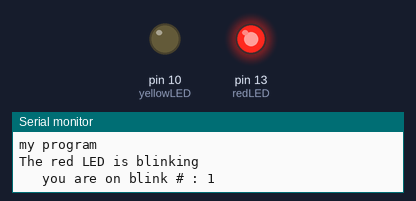
This sketch was run on a simulated Arduino Uno, built with avr-gcc and run on an emulated ATmega328P. Parts: output pins drawn as LEDs (lit = HIGH), the last lines printed to the serial monitor.

Above: at 0.13 s.
At 3.13 s:
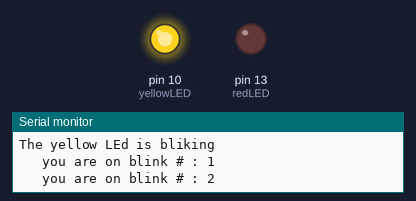
At 5.89 s:
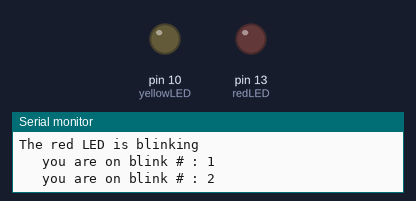
Timing chart, 0 to 6.5 s (numbered marks = the images above):
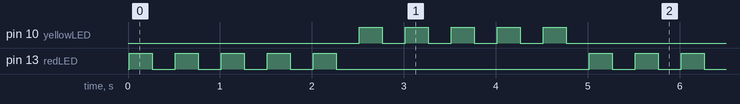

Measured:
- by itself, pin 10 (yellowLED), pin 13 (redLED): repeats every 5.0 s: 4 × (LOW 0.25 s, HIGH 0.25 s), LOW 2.8 s, HIGH 0.25 s
- by itself, everything shown: repeats every 5.0 s, in 20 steps

The sketch:

working-with-strings-in-arduino.ino
```cpp
/*
 * Jerushan Sritharan
 * 2021.07.29
 * Arduino lesson - 05 : Working with strings in Arduino
 */

int redLED = 13;                                  // Declare redLED pin an int , and set to pin 13
int yellowLED = 10;                               // Declare yellowLED pin an int . and set to pin 10
int redLEDontime = 250;                           // Declare redLED on time an int and set to 250 mseconds
int redLEDofftime = 250;                          // Declare redLEd off time an int and set to 250 mseconds
int yellowLEDontime = 250;                        // Declare yellow LED on time an int and set to 250 mseconds
int yellowLEDofftime = 250;                       // Declare yellow LED off time an int and set to 250 mseconds
int numredLED = 5;                                // Number of time to red LED blink
int numyellowLED = 5;                             // Number of time to yellow LED blink
String redmessage = "The red LED is blinking";    // Declaring a string variable
String yellowmessage = "The yellow LEd is bliking"; // Declaring a string variable


void setup (){

  Serial.begin (9600);                            // start the serial begin
  String wm1 = "Welcome to " ;                    // Declaring string variable wm1 add to the some text
  String wm2 = "my program";                      // Declaring string variable wm2 add to the some text
  String wm3 ;                                    // Declaring string variable wm1 + wm2 putin the wm3
  Serial.println (wm1);                           // Just print the wm1
  Serial.println (wm2);                           // Just print the wm2
  wm1 = wm1+wm2 ;
  Serial.print (wm3);                             //

  pinMode(redLED,OUTPUT);                         // Tell Arduino that redLED pin is a output pin
  pinMode (yellowLED,OUTPUT);                     // Tel Arduino that yellow LED is a output pin
  }


void loop () {
  Serial.println (redmessage);                     //
  for (int j=1; j<=numredLED; ++j){                //start our for loop
  Serial.print ("   you are on blink # : ");       //
  Serial.println (j);                              //
  digitalWrite (redLED,HIGH);                      //Red LED turn on
  delay (redLEDontime);                            //Give the wait time
  digitalWrite (redLED,LOW);                       //Red LED turn off
  delay (redLEDofftime);                           //Give the wait time
  }

Serial.println (" ");                              //

  Serial.println (yellowmessage);                  //
  for (int r=1; r<=numyellowLED; ++r){             //Strart the for loop
  Serial.print ("   you are on blink # : ");       //
  Serial.println(r);                               //
  digitalWrite (yellowLED,HIGH);                   //yellow LED turn on
  delay (yellowLEDontime);                         //Give the wait seconds
  digitalWrite (yellowLED,LOW);                    //Yellow LED turn off
  delay (yellowLEDofftime);                        //Give the wait seconds
}
Serial.println (" ");                              //

  }
```
